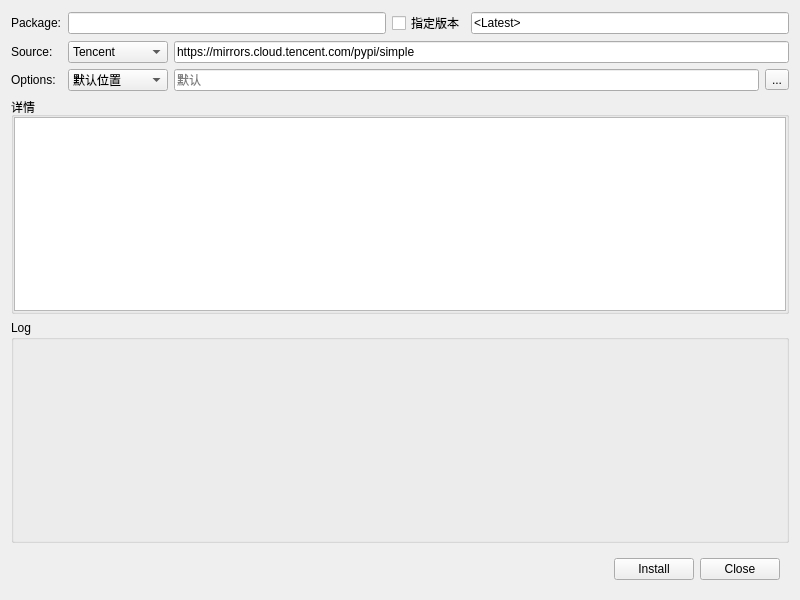
<?xml version="1.0" encoding="UTF-8"?>
<ui version="4.0">
 <class>Form</class>
 <widget class="QWidget" name="Form">
  <property name="geometry">
   <rect>
    <x>0</x>
    <y>0</y>
    <width>800</width>
    <height>600</height>
   </rect>
  </property>
  <property name="windowTitle">
   <string>Install</string>
  </property>
  <layout class="QVBoxLayout" name="verticalLayout">
   <item>
    <layout class="QHBoxLayout" name="horizontalLayout_4">
     <item>
      <layout class="QFormLayout" name="formLayout">
       <item row="0" column="0">
        <widget class="QLabel" name="label_2">
         <property name="text">
          <string>Package:</string>
         </property>
        </widget>
       </item>
       <item row="0" column="1">
        <layout class="QHBoxLayout" name="horizontalLayout_7">
         <item>
          <widget class="QLineEdit" name="lineEdit_name">
           <property name="text">
            <string/>
           </property>
          </widget>
         </item>
         <item>
          <widget class="QCheckBox" name="checkBox_version">
           <property name="text">
            <string>指定版本</string>
           </property>
          </widget>
         </item>
         <item>
          <widget class="QLineEdit" name="lineEdit_version">
           <property name="text">
            <string>&lt;Latest&gt;</string>
           </property>
          </widget>
         </item>
        </layout>
       </item>
       <item row="1" column="0">
        <widget class="QLabel" name="label">
         <property name="text">
          <string>Source:</string>
         </property>
        </widget>
       </item>
       <item row="1" column="1">
        <layout class="QHBoxLayout" name="horizontalLayout_3">
         <item>
          <widget class="QComboBox" name="comboBox_source">
           <property name="enabled">
            <bool>true</bool>
           </property>
           <property name="minimumSize">
            <size>
             <width>100</width>
             <height>0</height>
            </size>
           </property>
           <property name="maximumSize">
            <size>
             <width>100</width>
             <height>16777215</height>
            </size>
           </property>
           <item>
            <property name="text">
             <string>Tencent</string>
            </property>
           </item>
           <item>
            <property name="text">
             <string>Official</string>
            </property>
           </item>
           <item>
            <property name="text">
             <string>Tsinghua</string>
            </property>
           </item>
           <item>
            <property name="text">
             <string>AliYun</string>
            </property>
           </item>
           <item>
            <property name="text">
             <string>DouBan</string>
            </property>
           </item>
           <item>
            <property name="text">
             <string>Customize..</string>
            </property>
           </item>
          </widget>
         </item>
         <item>
          <widget class="QLineEdit" name="lineEdit_source">
           <property name="text">
            <string>https://mirrors.cloud.tencent.com/pypi/simple</string>
           </property>
           <property name="alignment">
            <set>Qt::AlignLeading|Qt::AlignLeft|Qt::AlignVCenter</set>
           </property>
           <property name="readOnly">
            <bool>true</bool>
           </property>
           <property name="placeholderText">
            <string>腾讯镜像源</string>
           </property>
          </widget>
         </item>
        </layout>
       </item>
       <item row="2" column="0">
        <widget class="QLabel" name="label_3">
         <property name="text">
          <string>Options:</string>
         </property>
        </widget>
       </item>
       <item row="2" column="1">
        <layout class="QHBoxLayout" name="horizontalLayout">
         <item>
          <widget class="QComboBox" name="comboBox_dir">
           <property name="minimumSize">
            <size>
             <width>100</width>
             <height>0</height>
            </size>
           </property>
           <property name="maximumSize">
            <size>
             <width>100</width>
             <height>16777215</height>
            </size>
           </property>
           <item>
            <property name="text">
             <string>默认位置</string>
            </property>
           </item>
           <item>
            <property name="text">
             <string>用户目录</string>
            </property>
           </item>
           <item>
            <property name="text">
             <string>仅下载</string>
            </property>
           </item>
           <item>
            <property name="text">
             <string>自定义</string>
            </property>
           </item>
          </widget>
         </item>
         <item>
          <widget class="QLineEdit" name="lineEdit_dir">
           <property name="readOnly">
            <bool>true</bool>
           </property>
           <property name="placeholderText">
            <string>默认</string>
           </property>
          </widget>
         </item>
         <item>
          <widget class="QToolButton" name="toolButton">
           <property name="text">
            <string>...</string>
           </property>
          </widget>
         </item>
        </layout>
       </item>
      </layout>
     </item>
    </layout>
   </item>
   <item>
    <widget class="QGroupBox" name="groupBox">
     <property name="title">
      <string>详情</string>
     </property>
     <layout class="QHBoxLayout" name="horizontalLayout_5">
      <property name="leftMargin">
       <number>0</number>
      </property>
      <property name="topMargin">
       <number>0</number>
      </property>
      <property name="rightMargin">
       <number>0</number>
      </property>
      <property name="bottomMargin">
       <number>0</number>
      </property>
      <item>
       <widget class="QTextEdit" name="textEdit_desc"/>
      </item>
     </layout>
    </widget>
   </item>
   <item>
    <widget class="QGroupBox" name="groupBox_2">
     <property name="title">
      <string>Log</string>
     </property>
     <layout class="QHBoxLayout" name="horizontalLayout_6">
      <property name="leftMargin">
       <number>0</number>
      </property>
      <property name="topMargin">
       <number>0</number>
      </property>
      <property name="rightMargin">
       <number>0</number>
      </property>
      <property name="bottomMargin">
       <number>0</number>
      </property>
      <item>
       <widget class="PMGProcessConsoleWidget" name="exec_log" native="true">
        <property name="minimumSize">
         <size>
          <width>0</width>
          <height>200</height>
         </size>
        </property>
       </widget>
      </item>
     </layout>
    </widget>
   </item>
   <item>
    <widget class="QWidget" name="widget" native="true">
     <property name="maximumSize">
      <size>
       <width>16777215</width>
       <height>50</height>
      </size>
     </property>
     <layout class="QVBoxLayout" name="verticalLayout_2">
      <item>
       <layout class="QHBoxLayout" name="horizontalLayout_2">
        <item>
         <spacer name="horizontalSpacer">
          <property name="orientation">
           <enum>Qt::Horizontal</enum>
          </property>
          <property name="sizeHint" stdset="0">
           <size>
            <width>40</width>
            <height>20</height>
           </size>
          </property>
         </spacer>
        </item>
        <item>
         <widget class="QPushButton" name="pushButton_install">
          <property name="text">
           <string>Install</string>
          </property>
         </widget>
        </item>
        <item>
         <widget class="QPushButton" name="pushButton_close">
          <property name="text">
           <string>Close</string>
          </property>
         </widget>
        </item>
       </layout>
      </item>
     </layout>
    </widget>
   </item>
  </layout>
 </widget>
 <customwidgets>
  <customwidget>
   <class>PMGProcessConsoleWidget</class>
   <extends>QWidget</extends>
   <header location="global">widgets</header>
   <container>1</container>
  </customwidget>
 </customwidgets>
 <resources/>
 <connections/>
</ui>
